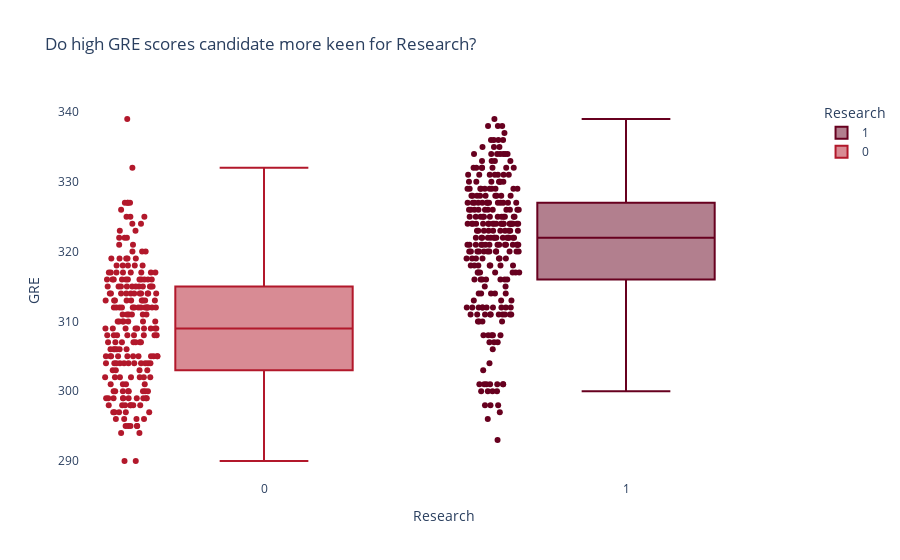

The code cell stored with this chart in its notebook:
### Code cell
fig = px.box(data, 
             x="Research", 
             y="GRE", 
             points="all", 
             color="Research", 
             color_discrete_sequence=px.colors.sequential.RdBu, 
             #hover_data = ({data["research"]:False}),
             #labels = {"0": "No Reseach", "1":"Research"},
             title="Do high GRE scores candidate more keen for Research?",
             #hoverinfo = None
            )


fig.update_layout(legend={"itemclick":False})
fig.update_layout(legend={"itemdoubleclick":False})
fig.update_layout(uniformtext_minsize=12, uniformtext_mode='hide')

fig.update_layout(plot_bgcolor="rgb(255,255,255)")
fig.show()

### Figure 1 — Plotly figure (JSON) as saved in the notebook; plotly's stock layout.template omitted (floating-point values rounded to 4 significant figures; data arrays with more than 128 entries replaced by an {"elided": "..."} marker saying what was removed)
{"data": [{"alignmentgroup": "True", "boxpoints": "all", "hovertemplate": "Research=%{x}<br>GRE=%{y}<extra></extra>", "legendgroup": "1", "marker": {"color": "rgb(103,0,31)"}, "name": "1", "notched": false, "offsetgroup": "1", "orientation": "v", "showlegend": true, "type": "box", "x": {"elided": "261 int values"}, "x0": " ", "xaxis": "x", "y": {"elided": "261 int values"}, "y0": " ", "yaxis": "y"}, {"alignmentgroup": "True", "boxpoints": "all", "hovertemplate": "Research=%{x}<br>GRE=%{y}<extra></extra>", "legendgroup": "0", "marker": {"color": "rgb(178,24,43)"}, "name": "0", "notched": false, "offsetgroup": "0", "orientation": "v", "showlegend": true, "type": "box", "x": {"elided": "219 int values"}, "x0": " ", "xaxis": "x", "y": {"elided": "219 int values"}, "y0": " ", "yaxis": "y"}], "layout": {"boxmode": "overlay", "legend": {"itemclick": false, "itemdoubleclick": false, "title": {"text": "Research"}, "tracegroupgap": 0}, "plot_bgcolor": "rgb(255,255,255)", "title": {"text": "Do high GRE scores candidate more keen for Research?"}, "uniformtext": {"minsize": 12, "mode": "hide"}, "xaxis": {"anchor": "y", "categoryarray": [1, 0], "categoryorder": "array", "domain": [0, 1], "title": {"text": "Research"}}, "yaxis": {"anchor": "x", "domain": [0, 1], "title": {"text": "GRE"}}}}
